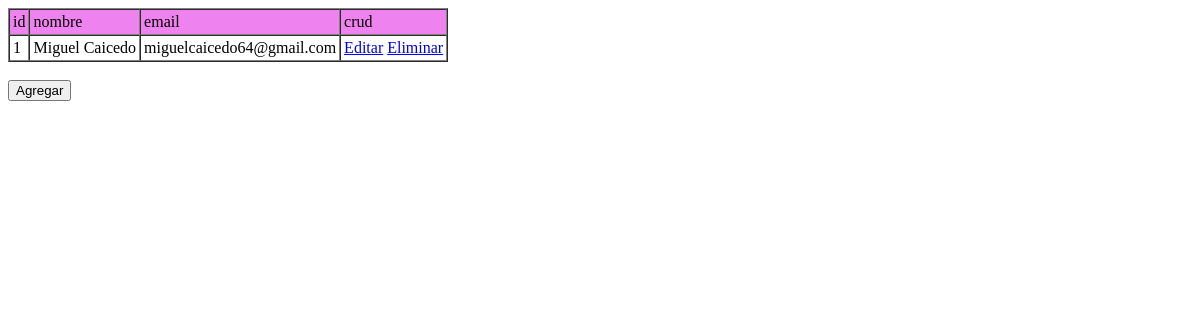
Before: / with the older database file.
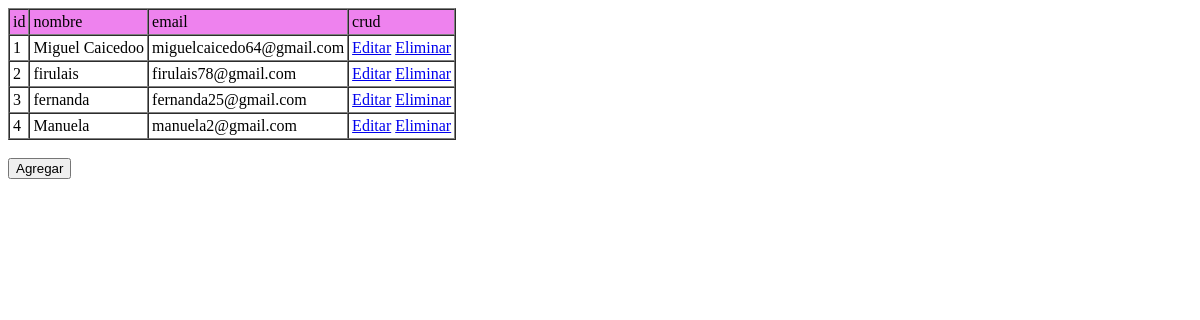
After: the same page with the newer database file.
### tables this page shows
CREATE TABLE IF NOT EXISTS `persona` (
  `id` bigint(20) NOT NULL AUTO_INCREMENT,
  `nombre` varchar(80) DEFAULT NULL,
  `email` varchar(80) DEFAULT NULL,
  PRIMARY KEY (`id`)
);

### includes/db.php (called while the page is built, shortened)
<?php
class DB {
    static $host="localhost";
    static $user="root";
    static $password="";
    static $base="persona";
    public static function query($sql){
        $con = new mysqli(self::$host,self::$user,self::$password,self::$base);
        $res=$con->query($sql);
        return $res;
    }
}
?>

### index.php (the view, shortened to what this page needs)
<?php
    include("includes/db.php");
    $sql="select * from persona";
    $result=DB::query($sql);
?>
<!DOCTYPE html>
<html lang="es">
<head>
</head>
<body>
    <form>
    <table border="1" cellspacing="0" cellpadding="3" >
        <tr style="background-color: violet">
            <td>id</td>
            <td>nombre</td>
            <td>email</td>
            <td>crud</td>
        </tr>
        <tr >
            <?php
            while($mostrar=mysqli_fetch_array($result)){
            ?>
            <td><?php echo $mostrar['id']?></td>
            <td><?php echo $mostrar['nombre']?></td>
            <td><?php echo $mostrar['email']?></td>
            <td>
            <a href="editar.php?id=<?= $mostrar["id"]; ?>">Editar</a>
            <a href="eliminar.php?id=<?= $mostrar["id"]; ?>">Eliminar</a>
            </td>
        </tr>
            <?php
            }
            ?>
    </table>
    </form>
    <form action="crear.php">
    <div>
        <br>
        <button type="submit">Agregar</button>
    </div>
    </form>
</body>
</html>

Changed rows visible on the page:
changed persona "miguelcaicedo64@gmail.com": nombre "Miguel Caicedo" → "Miguel Caicedoo"
added persona: id "2", nombre "firulais", email "firulais78@gmail.com"
added persona: id "3", nombre "fernanda", email "fernanda25@gmail.com"
added persona: id "4", nombre "Manuela", email "manuela2@gmail.com"
